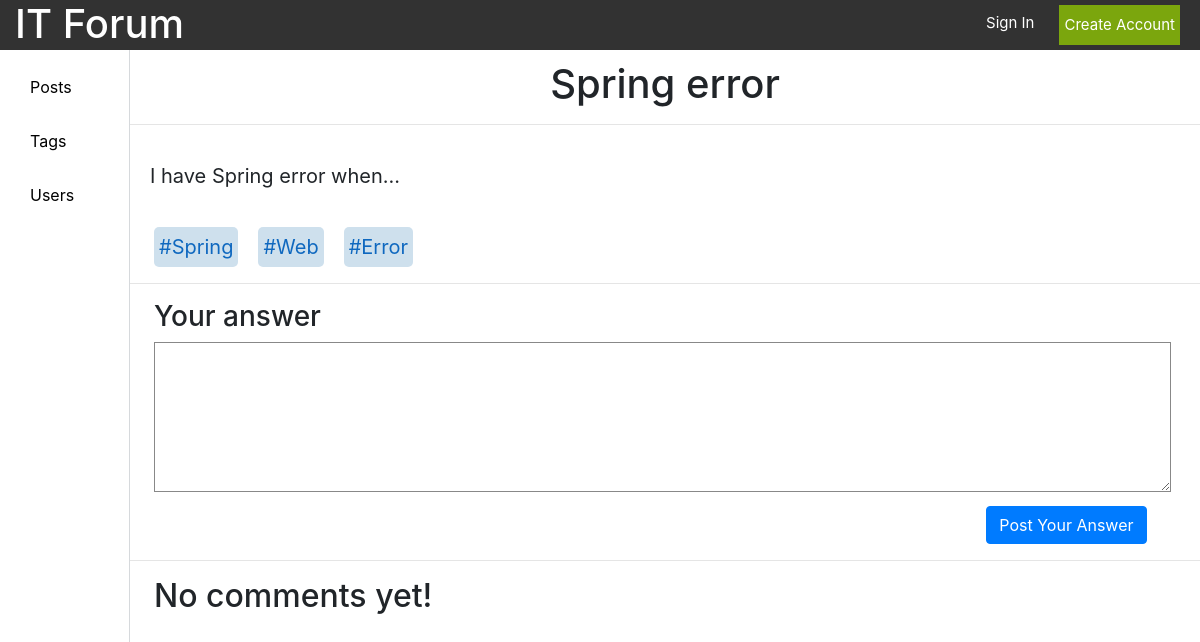
The app's page /posts/3/, older data.
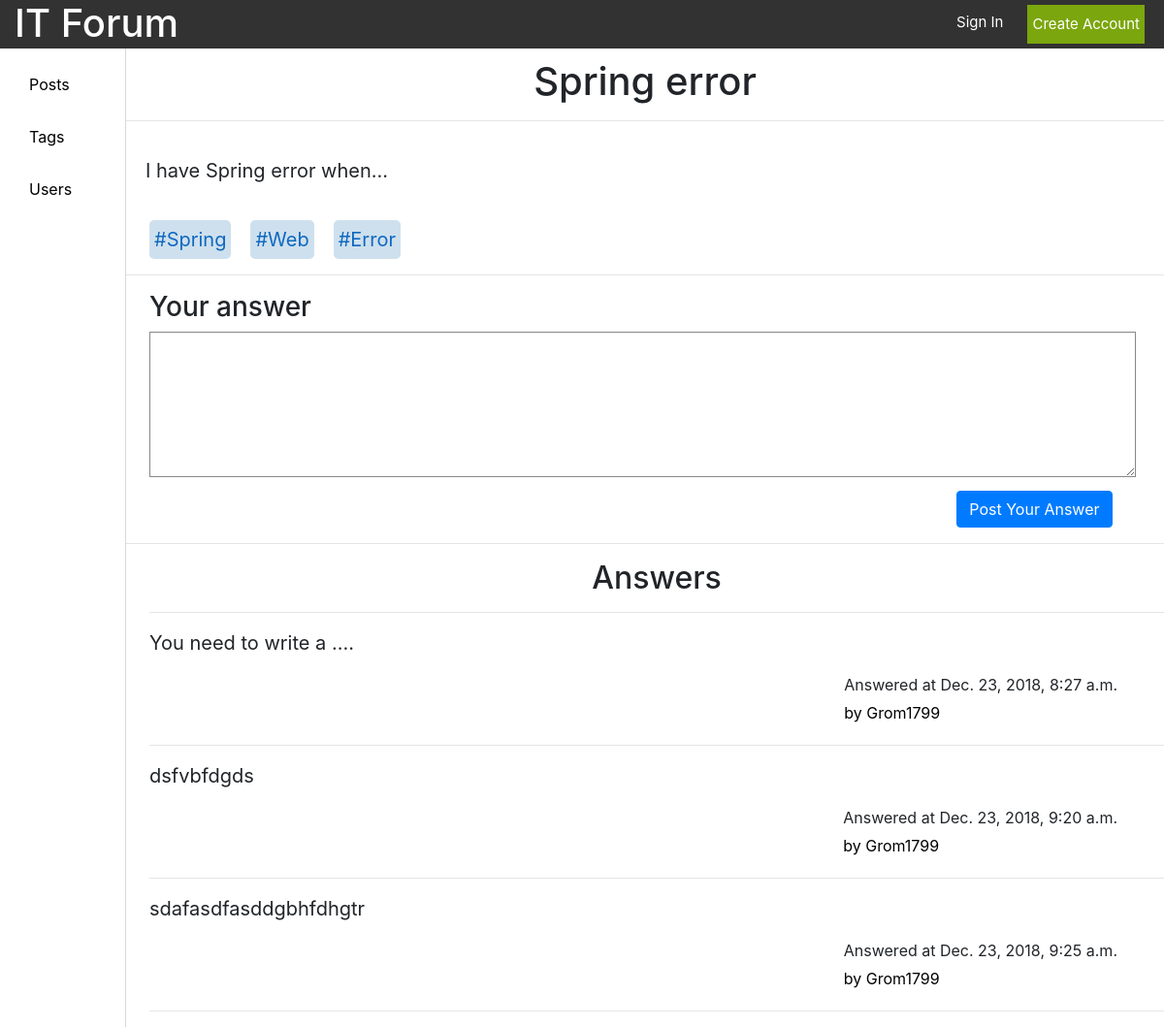
The same page, newer data.
### forum/models.py (models this page shows, shortened)
class Tag(models.Model):
    id = models.AutoField(primary_key=True)
    name = models.CharField(max_length=15, unique=True)
    context = models.TextField(default='', blank=True, null=True)
    creator = models.ForeignKey(UserProfile, on_delete=models.CASCADE)
    create = models.DateTimeField(auto_now_add=True)
    count = models.IntegerField(default=0)
    def __str__(self):
        return '#' + self.name

class Comment(models.Model):
    id = models.AutoField(primary_key=True)
    context = models.TextField()
    creator = models.ForeignKey(UserProfile, on_delete=models.CASCADE)
    create = models.DateTimeField(auto_now_add=True)
    like = models.IntegerField(default=0)
    dislike = models.IntegerField(default=0)
    post = models.ForeignKey(Post, on_delete=models.CASCADE)

class UserProfile(models.Model):
    user = models.OneToOneField(User, on_delete=models.CASCADE)
    about = models.CharField(max_length=255, blank=True)
    photo = models.ImageField(upload_to='gallery_photos', blank=True, null=True)
    count_posts = models.IntegerField(default=0)
    count_tags = models.IntegerField(default=0)
    def __str__(self):
        return self.user.username

### forum/views.py (the view)
# urls.py: path('posts/<int:post_id>/', views.post, name='post'),
def post(request, post_id):
    current_post = Post.objects.get(id=post_id)
    comments = Comment.objects.filter(post=current_post)
    context = {'post': current_post, 'comments': comments}
    return render(request, 'post/post.html', context=context)

### templates/post/post.html (shortened to what this page needs)
{% load static %}
<!DOCTYPE html>
<html lang="en">
<head>
    <link rel="stylesheet" href="https://stackpath.bootstrapcdn.com/bootstrap/4.1.3/css/bootstrap.min.css"
>
    <link rel="stylesheet" href="{% static 'css/style.css' %}">
</head>
<body>
<header class="header container-fluid d-flex justify-content-between">
    <a href="/">
        <h1>IT Forum</h1>
    </a>
    {% if user.is_authenticated %}
        <div class="d-flex justify-content-end">
            <span class="username"><a href="/profile">{{ user.username }}</a></span>
            <a class="log_out" href="/logout">
                <p class="small_text">Log out</p>
            </a>
        </div>
    {% else %}
        <div class="d-flex justify-content-end">
            <a class="sign_in_text" href="/login">
                <p class="small_text">Sign In</p>
            </a>
            <button class="btn-default green_btn small_text" onclick="location.href='/registration'">Create Account
            </button>
        </div>
    {% endif %}
</header>
<div class="content">
    <div class="list">
        <ul class="left_sidebar">
            <li id="posts"><a href="/posts">Posts</a></li>
            <li id="tags"><a href="/tags">Tags</a></li>
            <li id="users"><a href="/users">Users</a></li>
        </ul>
    </div>
    <div class="page">
        <h1 class="post_desc_header">{{ post.theme }}</h1>
        <hr/>
        <p class="post_desc_context">{{ post.context }}</p>
        <div class="ml-4 d-flex">
            {% for tag in post.tags.all %}
                <div class="tag">
                    <a class="tag_name"
                       href="/posts?tag={{ tag.name }}"><span>{{ tag }}</span></a>
                </div>
            {% endfor %}
        </div>
        <hr/>
        <form action="posts/{{ post.id }}/comment/" method="post" id="comment_form">
            <h3 class="ml-4">Your answer</h3>
            <label class="ml-4 text_area_parent">
                <textarea class="comment_text_area" required></textarea>
            </label>
            <div class="d-flex justify-content-end">
                <input type="submit" class="btn btn-primary post_answer_btn" value="Post Your Answer"/>
            </div>
        </form>
        <hr/>
        <div class="comments ml-4">
            {% if comments %}
                <h2 class="post_desc_header">Answers</h2>
                <hr/>
                {% for comment in comments %}
                    <div class="comment d-block">
                        <p class="comment_text">{{ comment.context }}</p>
                        <div class="d-flex justify-content-end mr-5">
                            <div class="d-inline comment_info">
                                <p>Answered at {{ comment.create }}</p>
                                <p class="user" onclick="location.href = '/profile/{{ comment.creator }}/'"> by
                                    <span>{{ comment.creator }}</span></p>
                            </div>
                        </div>
                        <hr/>
                    </div>
                {% endfor %}
            {% else %}
                <h2>No comments yet!</h2>
            {% endif %}
        </div>
    </div>
</div>
</body>
</html>

Row changes from the older to the newer data that the page shows:
added Comment: context "You need to write a ....", create "Dec. 23, 2018, 8:27 a.m.", creator "Grom1799"
added Comment: context "dsfvbfdgds", create "Dec. 23, 2018, 9:20 a.m.", creator "Grom1799"
added Comment: context "sdafasdfasddgbhfdhgtr", create "Dec. 23, 2018, 9:25 a.m.", creator "Grom1799"
Text that changed along with them:
text no longer shown: "No comments yet!"
text now shown: "Answers"
